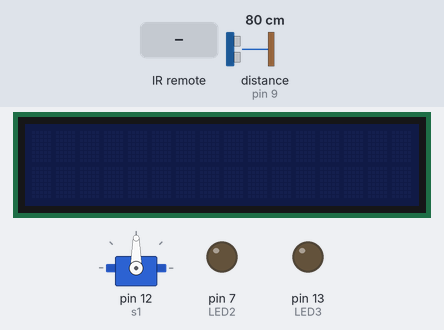
Simulated run of this sketch. Board: Arduino Uno, built with avr-gcc and run on an emulated ATmega328P. On the bench: servo, 16×2 character LCD, output pins drawn as LEDs (lit = HIGH). Wiring (inferred from the names in the program): ultrasonic range finder: trigger pin 8; echo pin 9. Inputs (shaded band) come from the test bench; at power-on: distance to the obstacle (sensor on pin 9) 80 cm. The echo pulse lasts 58.3 µs per cm; pins used as bus, display or sensor lines are not drawn; what the sketch prints to the serial monitor is not drawn.

Above: at 1.2 s.
1.3 s: distance to the obstacle (sensor on pin 9) set to 33 cm
2.8 s: distance to the obstacle (sensor on pin 9) set to 28 cm
At 4.0 s:
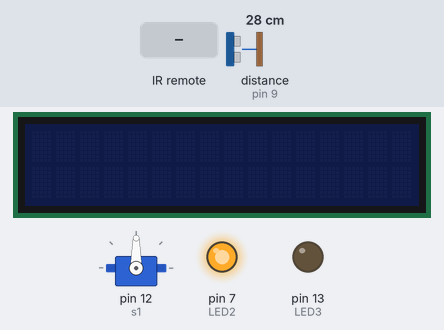
4.3 s: distance to the obstacle (sensor on pin 9) set to 9 cm
At 5.3 s:
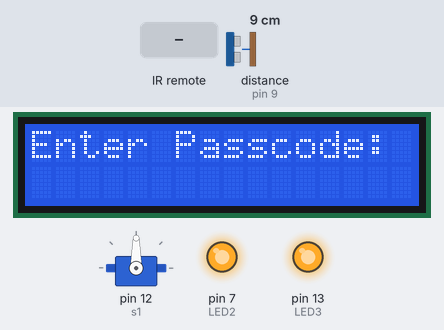
7.3 s: infrared code 0xF30CFF00 received
At 7.31 s:
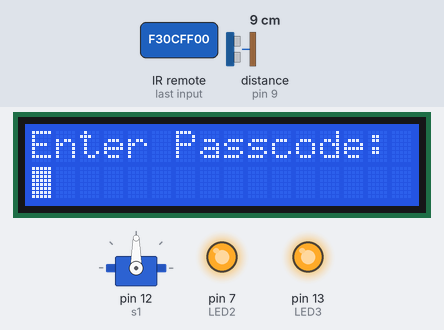
10.3 s: distance to the obstacle (sensor on pin 9) set to 18 cm
At 11.0 s:
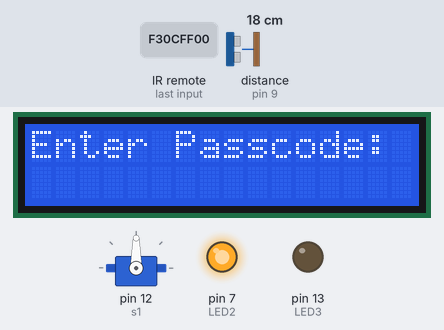
11.8 s: infrared code 0xF30CFF00 received
At 12.1 s:
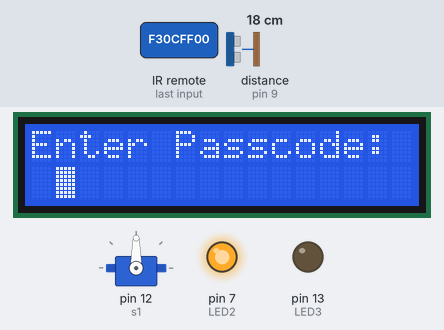
Timing chart, 0 to 14.3 s (numbered marks = the images above; inputs shaded):
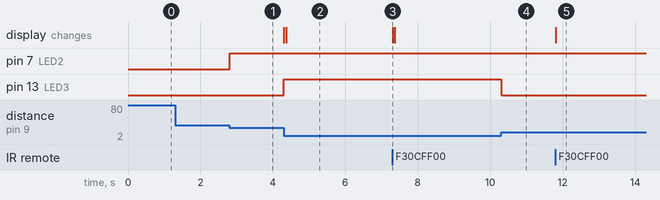

Measured:
- the behaviour switches between 31 and 30 cm on distance to the obstacle (sensor on pin 9) (found by bisection; images 0 and 1)
- after the input at 1.3 s, every drawn part: stays the same
- after the input at 2.8 s, pin 7 (LED2): LOW → HIGH at once
- after the input at 4.3 s, pin 13 (LED3): LOW → HIGH at once; the display: first changes at once (image 2 shows a later state)
- after the input at 7.3 s, the display: changes at once (image 3)
- after the input at 10.3 s, pin 13 (LED3): HIGH → LOW at once
- after the input at 11.8 s, the display: changes at once (image 5)

The sketch:

sketch_apr01a.ino
```cpp
#include <Servo.h>
#include <IRremote.h>
#include <LiquidCrystal.h>

#define IR_RECEIVE_PIN 6
#define TRIGGER_PIN 8
#define ECHO_PIN 9
#define LED2 7
#define LED3 13
decode_results results;
LiquidCrystal lcd(11, 10, 5, 4, 3, 2);
int i = 0;
int buttonPressed = -1;
String password = "123456";
String pad;
char buttonpressed;
int duration = 0;
int distance = 0;
Servo s1;
void setup() {
  Serial.begin(9600);
  IrReceiver.enableIRIn();
  pinMode(TRIGGER_PIN, OUTPUT);
  pinMode(ECHO_PIN, INPUT);
  pinMode(LED2, OUTPUT);
  pinMode(LED3, OUTPUT);
  s1.attach(12);
}

void loop() {
  if (IrReceiver.decode()) {
    switch (IrReceiver.decodedIRData.command)
    {
      case 0xF30CFF00:
        buttonPressed = 1;
        break;

      default:
        buttonPressed = -1;
        break;
    }
    addDigit(buttonPressed);
    IrReceiver.resume();
  }
  digitalWrite(TRIGGER_PIN, HIGH);
  delayMicroseconds(1000);
  digitalWrite(TRIGGER_PIN, LOW);
  duration = pulseIn(ECHO_PIN, HIGH);
  distance = (duration/2) / 28.5;
  Serial.println(distance);
  if ( distance <= 10){
    digitalWrite(LED3, HIGH);
    lcd.begin(16, 2);
  lcd.setCursor(0, 0);
  lcd.print("Enter Passcode: ");
  }
  else{
    digitalWrite(LED3, LOW);
  }
   if ( distance <= 30){
    digitalWrite(LED2, HIGH);
  }
  else{
    digitalWrite(LED2, LOW);
  }
}
  void addDigit(char digit) {
  lcd.setCursor(i, 1);
  lcd.print(digit);
  i++;
  pad += digit;

  if (pad.length() == password.length()) {
    if (pad == password) {
      lcd.setCursor(0, 1);
      lcd.print("Access Granted");
       s1.write(180);
    delay(3000);
    s1.write(0);
    } else {
      lcd.setCursor(0, 1);
      lcd.print("Incorrect");
    }
    delay(2000);
    lcd.clear();
    lcd.setCursor(0, 0);
    lcd.print("Enter Passcode: ");
    pad = "";
    i = 0;
  }
}
```
